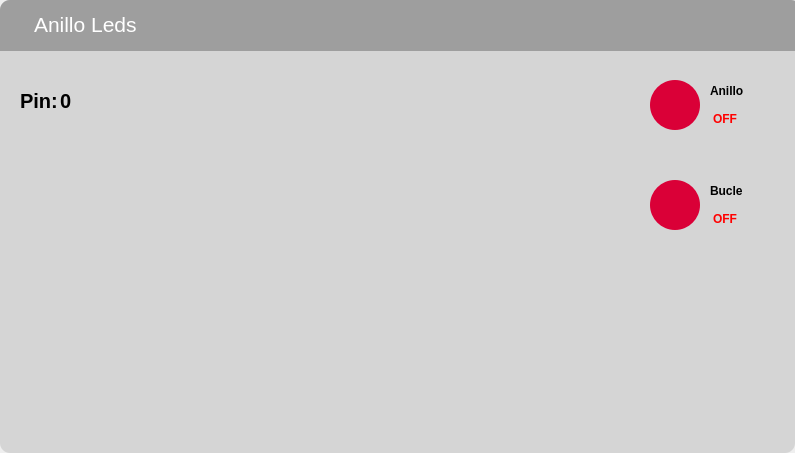
<?xml version="1.0" encoding="UTF-8"?>
<ui version="4.0">
 <class>MainWindow</class>
 <widget class="QMainWindow" name="MainWindow">
  <property name="geometry">
   <rect>
    <x>0</x>
    <y>0</y>
    <width>795</width>
    <height>453</height>
   </rect>
  </property>
  <property name="windowTitle">
   <string>MainWindow</string>
  </property>
  <widget class="QWidget" name="centralwidget">
   <layout class="QHBoxLayout" name="horizontalLayout_2">
    <property name="spacing">
     <number>0</number>
    </property>
    <property name="leftMargin">
     <number>0</number>
    </property>
    <property name="topMargin">
     <number>0</number>
    </property>
    <property name="rightMargin">
     <number>0</number>
    </property>
    <property name="bottomMargin">
     <number>0</number>
    </property>
    <item>
     <widget class="QFrame" name="frame">
      <property name="font">
       <font>
        <pointsize>12</pointsize>
        <weight>50</weight>
        <italic>false</italic>
        <bold>false</bold>
       </font>
      </property>
      <property name="styleSheet">
       <string notr="true">background-color: rgb(213, 213, 213);
border-radius:10px;</string>
      </property>
      <property name="frameShape">
       <enum>QFrame::StyledPanel</enum>
      </property>
      <property name="frameShadow">
       <enum>QFrame::Raised</enum>
      </property>
      <widget class="QFrame" name="frame_superior">
       <property name="geometry">
        <rect>
         <x>0</x>
         <y>0</y>
         <width>801</width>
         <height>51</height>
        </rect>
       </property>
       <property name="styleSheet">
        <string notr="true">background-color: rgb(158, 158, 158);
border-top-left-radius:10px;
border-top-right-radius:10px;
border-bottom-right-radius: 0px;
border-bottom-left-radius: 0px;</string>
       </property>
       <property name="frameShape">
        <enum>QFrame::StyledPanel</enum>
       </property>
       <property name="frameShadow">
        <enum>QFrame::Raised</enum>
       </property>
       <widget class="QPushButton" name="bt_close_anillo">
        <property name="geometry">
         <rect>
          <x>750</x>
          <y>10</y>
          <width>36</width>
          <height>32</height>
         </rect>
        </property>
        <property name="styleSheet">
         <string notr="true"/>
        </property>
        <property name="text">
         <string/>
        </property>
        <property name="icon">
         <iconset>
          <normaloff>iconos/cerrar.svg</normaloff>iconos/cerrar.svg</iconset>
        </property>
        <property name="iconSize">
         <size>
          <width>32</width>
          <height>32</height>
         </size>
        </property>
       </widget>
       <widget class="QPlainTextEdit" name="plainTextEdit_4">
        <property name="geometry">
         <rect>
          <x>10</x>
          <y>0</y>
          <width>471</width>
          <height>51</height>
         </rect>
        </property>
        <property name="minimumSize">
         <size>
          <width>200</width>
          <height>0</height>
         </size>
        </property>
        <property name="font">
         <font>
          <family>Cantarell</family>
          <pointsize>16</pointsize>
          <weight>50</weight>
          <bold>false</bold>
         </font>
        </property>
        <property name="styleSheet">
         <string notr="true">margin-left:20px;
margin-top:8px;
color: #FFFFFF;</string>
        </property>
        <property name="plainText">
         <string>Anillo Leds</string>
        </property>
       </widget>
       <widget class="QPushButton" name="bt_minimize_anillo">
        <property name="geometry">
         <rect>
          <x>690</x>
          <y>10</y>
          <width>36</width>
          <height>32</height>
         </rect>
        </property>
        <property name="text">
         <string/>
        </property>
        <property name="icon">
         <iconset>
          <normaloff>iconos/minimizar.svg</normaloff>iconos/minimizar.svg</iconset>
        </property>
        <property name="iconSize">
         <size>
          <width>32</width>
          <height>32</height>
         </size>
        </property>
       </widget>
      </widget>
      <widget class="QFrame" name="frame_OnOff_anillo">
       <property name="geometry">
        <rect>
         <x>640</x>
         <y>70</y>
         <width>120</width>
         <height>78</height>
        </rect>
       </property>
       <property name="frameShape">
        <enum>QFrame::StyledPanel</enum>
       </property>
       <property name="frameShadow">
        <enum>QFrame::Raised</enum>
       </property>
       <widget class="QRadioButton" name="anilloOnOff">
        <property name="geometry">
         <rect>
          <x>10</x>
          <y>10</y>
          <width>101</width>
          <height>51</height>
         </rect>
        </property>
        <property name="minimumSize">
         <size>
          <width>0</width>
          <height>30</height>
         </size>
        </property>
        <property name="font">
         <font>
          <family>ArialBlack</family>
          <pointsize>12</pointsize>
          <weight>1</weight>
          <italic>false</italic>
          <bold>false</bold>
         </font>
        </property>
        <property name="styleSheet">
         <string notr="true">QRadioButton
{
	color: #2a2a2a;
	font: 87 14 pt &quot;ArialBlack&quot;;
}

QRadioButton::indicator
{
	width: 50px;
	height: 50px;
	border-radius: 25px;
}

QRadioButton::indicator:checked {
   background-color: #00ff00;

}

QRadioButton::indicator:unchecked 
{
	background-color: #da0037;
	
}</string>
        </property>
        <property name="text">
         <string/>
        </property>
        <property name="checked">
         <bool>false</bool>
        </property>
       </widget>
       <widget class="QLabel" name="etiquetaAnilloOnOff">
        <property name="geometry">
         <rect>
          <x>70</x>
          <y>30</y>
          <width>41</width>
          <height>31</height>
         </rect>
        </property>
        <property name="font">
         <font>
          <weight>75</weight>
          <bold>true</bold>
         </font>
        </property>
        <property name="styleSheet">
         <string notr="true">margin-top: 6px;
color: red;</string>
        </property>
        <property name="text">
         <string>OFF</string>
        </property>
       </widget>
       <widget class="QLabel" name="label_4">
        <property name="geometry">
         <rect>
          <x>70</x>
          <y>10</y>
          <width>51</width>
          <height>22</height>
         </rect>
        </property>
        <property name="font">
         <font>
          <weight>75</weight>
          <bold>true</bold>
         </font>
        </property>
        <property name="text">
         <string>Anillo</string>
        </property>
       </widget>
      </widget>
      <widget class="QFrame" name="frame_4">
       <property name="geometry">
        <rect>
         <x>10</x>
         <y>60</y>
         <width>120</width>
         <height>80</height>
        </rect>
       </property>
       <property name="font">
        <font>
         <pointsize>16</pointsize>
         <weight>75</weight>
         <bold>true</bold>
        </font>
       </property>
       <property name="frameShape">
        <enum>QFrame::StyledPanel</enum>
       </property>
       <property name="frameShadow">
        <enum>QFrame::Raised</enum>
       </property>
       <widget class="QLabel" name="label">
        <property name="geometry">
         <rect>
          <x>10</x>
          <y>30</y>
          <width>41</width>
          <height>22</height>
         </rect>
        </property>
        <property name="font">
         <font>
          <pointsize>15</pointsize>
          <weight>75</weight>
          <bold>true</bold>
         </font>
        </property>
        <property name="text">
         <string>Pin:</string>
        </property>
       </widget>
       <widget class="QLabel" name="etiquetaAnilloPin">
        <property name="geometry">
         <rect>
          <x>50</x>
          <y>30</y>
          <width>61</width>
          <height>22</height>
         </rect>
        </property>
        <property name="font">
         <font>
          <pointsize>15</pointsize>
          <weight>75</weight>
          <bold>true</bold>
         </font>
        </property>
        <property name="text">
         <string>0</string>
        </property>
       </widget>
      </widget>
      <widget class="QFrame" name="frame_Bucle_anillo">
       <property name="geometry">
        <rect>
         <x>640</x>
         <y>170</y>
         <width>120</width>
         <height>78</height>
        </rect>
       </property>
       <property name="frameShape">
        <enum>QFrame::StyledPanel</enum>
       </property>
       <property name="frameShadow">
        <enum>QFrame::Raised</enum>
       </property>
       <widget class="QRadioButton" name="anilloBucle">
        <property name="geometry">
         <rect>
          <x>10</x>
          <y>10</y>
          <width>101</width>
          <height>51</height>
         </rect>
        </property>
        <property name="minimumSize">
         <size>
          <width>0</width>
          <height>30</height>
         </size>
        </property>
        <property name="font">
         <font>
          <family>ArialBlack</family>
          <pointsize>12</pointsize>
          <weight>1</weight>
          <italic>false</italic>
          <bold>false</bold>
         </font>
        </property>
        <property name="styleSheet">
         <string notr="true">QRadioButton
{
	color: #2a2a2a;
	font: 87 14 pt &quot;ArialBlack&quot;;
}

QRadioButton::indicator
{
	width: 50px;
	height: 50px;
	border-radius: 25px;
}

QRadioButton::indicator:checked {
   background-color: #00ff00;

}

QRadioButton::indicator:unchecked 
{
	background-color: #da0037;
	
}</string>
        </property>
        <property name="text">
         <string/>
        </property>
        <property name="checked">
         <bool>false</bool>
        </property>
       </widget>
       <widget class="QLabel" name="etiquetaAnilloBucle">
        <property name="geometry">
         <rect>
          <x>70</x>
          <y>30</y>
          <width>41</width>
          <height>31</height>
         </rect>
        </property>
        <property name="font">
         <font>
          <weight>75</weight>
          <bold>true</bold>
         </font>
        </property>
        <property name="styleSheet">
         <string notr="true">margin-top: 6px;
color: red;</string>
        </property>
        <property name="text">
         <string>OFF</string>
        </property>
       </widget>
       <widget class="QLabel" name="label_2">
        <property name="geometry">
         <rect>
          <x>70</x>
          <y>10</y>
          <width>51</width>
          <height>22</height>
         </rect>
        </property>
        <property name="font">
         <font>
          <weight>75</weight>
          <bold>true</bold>
         </font>
        </property>
        <property name="text">
         <string>Bucle</string>
        </property>
       </widget>
      </widget>
      <widget class="QGraphicsView" name="graphicsView">
       <property name="geometry">
        <rect>
         <x>125</x>
         <y>52</y>
         <width>511</width>
         <height>401</height>
        </rect>
       </property>
       <property name="styleSheet">
        <string notr="true"/>
       </property>
       <property name="frameShape">
        <enum>QFrame::Panel</enum>
       </property>
      </widget>
     </widget>
    </item>
   </layout>
  </widget>
 </widget>
 <resources/>
 <connections/>
</ui>
